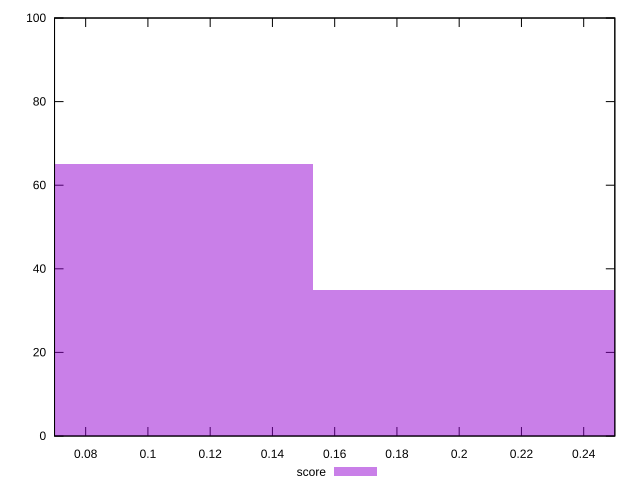

Generate this figure with gnuplot:
reset

$score <<EOF
0.2040456733528721 35
0.10202283667643605 65
EOF

set key outside below
set boxwidth 0.10202283667643605
set xrange [0.07:0.25]
set yrange [0:100]
set trange [0:100]
set style fill transparent solid 0.5 noborder
set terminal svg size 640, 490 enhanced background rgb 'white'
set output "reports/report_00028_2021-02-24T12-49-42.674Z/unused-javascript/samples/astro/score/histogram.svg"

plot $score title "score" with boxes

reset
